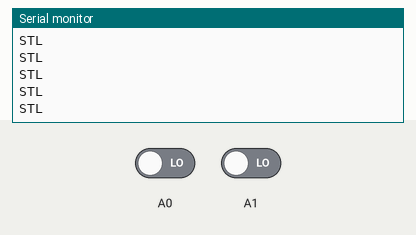
Simulated run of this sketch. Board: Arduino Uno, built with avr-gcc and run on an emulated ATmega328P. Parts: the last lines printed to the serial monitor. The test bench sets the inputs (shaded band); at power-on: A0 LOW, A1 LOW.

Above: at 1.2 s.
1.3 s: A0 driven HIGH
At 1.56 s:
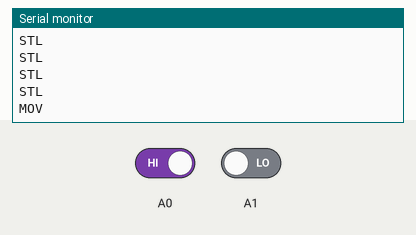
3.3 s: A1 driven HIGH
At 4.96 s:
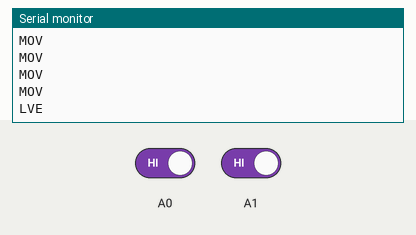

The sketch:

HanaZen-sensor.ino
```cpp
#include <Arduino.h>

float s0 = 0.0;
float s1 = 0.0;
bool user_is_sitting = false;

void setup() {
  pinMode(A0, INPUT);
  pinMode(A1, INPUT);
  Serial.begin(9600);
}

void loop() {
  //Serial.print(digitalRead(A0));
  //Serial.print(" ");
  //Serial.println(digitalRead(A1));

  s0 = s0*4/5 + (float)digitalRead(A0)/5;
  s1 = s1*4/5 + (float)digitalRead(A1)/5;
  float s = s0 + s1; //0.2,1.8
  //Serial.println(s);

  if(s > 1.8) {
    if(user_is_sitting) {
      user_is_sitting = false;
      Serial.println("LVE");
    } else {
      Serial.println("NBD");
    }
  } else if(s < 0.2) {
    if(!user_is_sitting) {
      user_is_sitting = true;
      Serial.println("ETR");
    } else {
      Serial.println("STL");
    }
  } else {
    Serial.println("MOV");
  }

  delay(200);
}
```

Measured:
- after the input at 1.3 s, the serial monitor: prints a new line after 0.10 s (image 1)
- after the input at 3.3 s, the serial monitor: prints a new line after 1.5 s (image 2)
